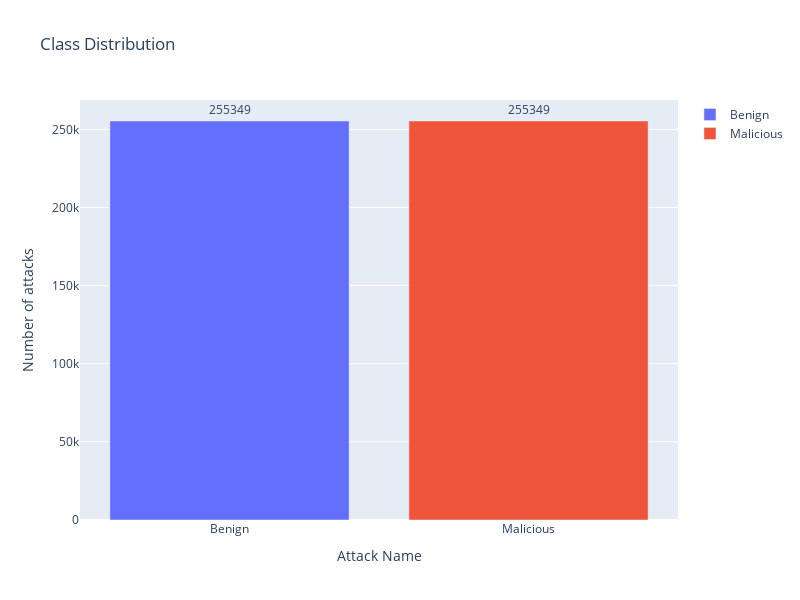

The cell this chart's notebook holds for it:
### Code cell
fig = go.Figure(data=[
    go.Bar(name='Benign', 
           y=df_equal["Label"].value_counts().values[0:1],
           x=['Benign'],
           text = df_equal["Label"].value_counts()[0:1],
           orientation='v',
           textposition='outside',),
    go.Bar(name='Malicious', 
           y=df_equal["Label"].value_counts().values[1:2],
           x=['Malicious'],
           text = df_equal["Label"].value_counts()[1:2],
           orientation='v',
           textposition='outside',)
])
# Change the bar mode
fig.update_layout(
                  width=800,
                  height=600,
                  title=f'Class Distribution',
                  yaxis_title='Number of attacks',
                  xaxis_title='Attack Name',)
iplot(fig)

### Figure 1 — Plotly figure (JSON) as saved in the notebook; plotly's stock layout.template omitted (floating-point values rounded to 4 significant figures)
{"data": [{"name": "Benign", "orientation": "v", "text": [255349], "textposition": "outside", "type": "bar", "x": ["Benign"], "y": [255349]}, {"name": "Malicious", "orientation": "v", "text": [255349], "textposition": "outside", "type": "bar", "x": ["Malicious"], "y": [255349]}], "layout": {"height": 600, "title": {"text": "Class Distribution"}, "width": 800, "xaxis": {"title": {"text": "Attack Name"}}, "yaxis": {"title": {"text": "Number of attacks"}}}}
